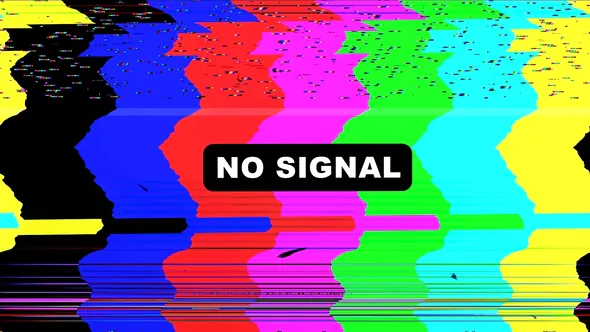
#> input picture gui_images/conlost.webp, 590 x 332 px, given in place of batch16frame2386.jpg, which was not available
$ python Contour_detection.py
#> lines starting #> are read from the running program, lines starting #| are printed output that depends on the picture; after the words box and inside, x2 and y2 are one past the last pixel; in counts of white or black regions, pixels touching at a corner belong together; pictures that were not available may be replaced by others from this repository, and a replacement may not be noted
import cv2
import numpy as np
camera = cv2.VideoCapture(0)
camera.set(3,416)
camera.set(4,416)


def stackImages(scale, imgArray):
    rows = len(imgArray)
    cols = len(imgArray[0])
    rowsAvailable = isinstance(imgArray[0],list)
    width = imgArray[0][0].shape[1]
    height = imgArray[0][0].shape[0]
    if rowsAvailable:
        for x in range(0, rows):
            for y in range(0,cols):
                if imgArray[x][y].shape[:2] == imgArray[0][0].shape[:2]:
                    imgArray[x][y] = cv2.resize(imgArray[x][y],(0,0),None,scale, scale )
                else:
                    imgArray[x][y] = cv2.resize(imgArray[x][y], (imgArray[0][0].shape[1], imgArray[0][0].shape[0]), None, scale, scale)

                if len(imgArray[x][y].shape) == 2:
                    imgArray[x][y]= cv2.cvtColor(imgArray[x][y], cv2.COLOR_GRAY2BGR)
        imageBlank = np.zeros((height, width, 3), np.uint8)
        hor = [imageBlank]*rows
        for x in range(0, rows):
            hor[x] = np.hstack(imgArray[x])
        ver = np.vstack(hor)
    else:
        for x in range(0, rows):
            if imgArray[x].shape[:2] == imgArray[0].shape[:2]:
                imgArray[x] = cv2.resize(imgArray[x], (0,0), None, scale, scale)
            else:
                imgArray[x] = cv2.resize(imgArray[x], (imgArray[0].shape[1], imgArray[0].shape[0]), None, scale, scale)
            if len(imgArray[x].shape) ==2:
                imgArray[x] = cv2.cvtColor(imgArray[x], cv2.COLOR_GRAY2BGR)
        hor = np.hstack(imgArray)
        ver = hor
    return ver
def empty(a):
    pass
def getContours(img, imgContour):
    contours, hierarchy = cv2.findContours(img, cv2.RETR_EXTERNAL, cv2.CHAIN_APPROX_NONE)


    for cnt in contours:
        area = cv2.contourArea(cnt)
        if area>3000:
            cv2.drawContours(cnt, contours, -1, (255,0,255), 7)
            peri = cv2.arcLength(cnt, True)
            approx = cv2.approxPolyDP(cnt, 0.02*peri, True)
            x,y,w,h = cv2.boundingRect(approx)
            cv2.rectangle(imgContour, (x,y), (x+w,y+h),(0,255,0),2)
##TrackBars
cv2.namedWindow("Parameters")
cv2.resizeWindow("Parameters", 416,416)
cv2.createTrackbar("Threshold1", "Parameters", 120, 255, empty)
cv2.createTrackbar("Threshold2", "Parameters", 255, 255, empty)


while True:
    #success , img = camera.read()
    img=cv2.imread('./example_photos/batch16frame2386.jpg')
#> img is the input picture: shape (332, 590, 3); mean B, G, R 123.2, 117.4, 109


    threshold1 = cv2.getTrackbarPos("Threshold1", "Parameters")
    threshold2 = cv2.getTrackbarPos("Threshold2", "Parameters")
    imgContour = img.copy()
    imgBlur = cv2.GaussianBlur(img, (7,7),1)
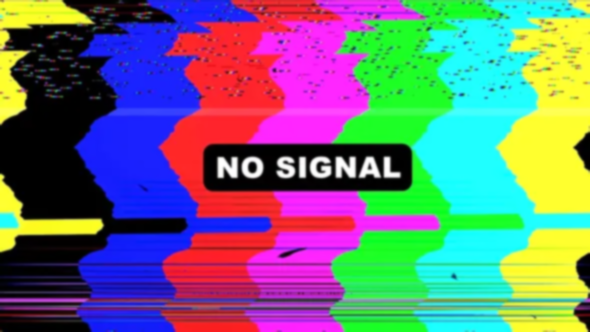
#> imgBlur: shape (332, 590, 3); mean B, G, R 123.2, 117.4, 109
    imgGray = cv2.cvtColor(imgBlur, cv2.COLOR_BGR2GRAY)
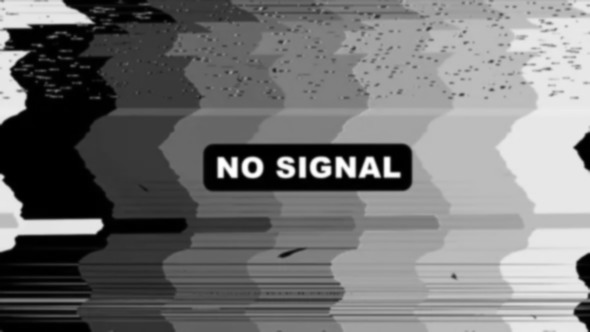
#> imgGray: shape (332, 590); min 0, max 255, mean 115.6
    imgCanny = cv2.Canny(imgBlur, threshold1, threshold2)
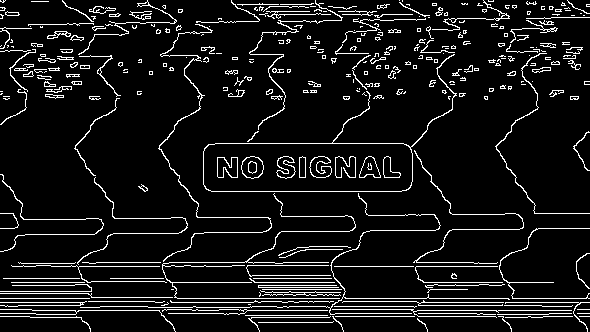
#> imgCanny: shape (332, 590); 8.5% white in thin lines or dots

    kernel = np.ones((5,5))
    imgDil = cv2.dilate(imgCanny, kernel, iterations=1)
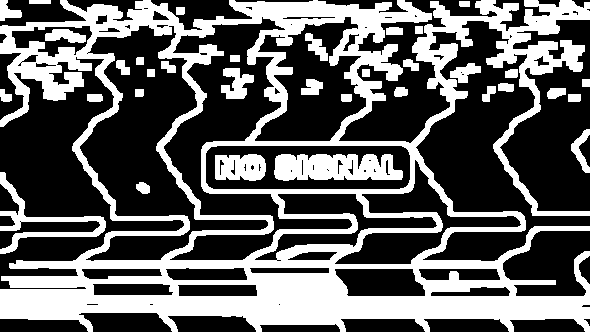
#> imgDil: shape (332, 590); 37.7% white; 35 white regions

    getContours(imgDil, imgContour)
#> in getContours, `contours, hierarchy = cv2.findContours(img, cv2.RETR_EXTERNAL, cv2.CHA..`: contours = 21 contours; largest, box (x1, y1, x2, y2) and area: (0, 0, 590, 332) 124008, (0, 172, 106, 254) 1408, (571, 129, 590, 173) 304, (450, 63, 481, 83) 304, (0, 0, 22, 21) 226
#> the loop in getContours, `for cnt in contours:` made 21 passes
#> (area, peri, x, y, w, h) on pass 19: (124008.5, 10954.9, 0, 0, 590, 332)
#> area on passes 1 to 6: 1407.5, 303.5, 83.5, 100.5, 90, 143
#> after the loop in getContours, `for cnt in contours:`:
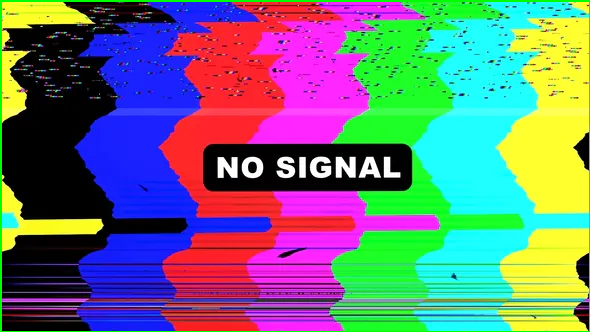
#> imgContour: shape (332, 590, 3); 1.41% of pixels changed, all inside (x1, y1, x2, y2) = (0, 0, 590, 332)


    imgStack = stackImages(0.5, ([img, imgGray, imgCanny],
                                 [imgDil, imgContour, imgContour]))
#> after the loop in stackImages, `for x in range(0, rows):`: hor = 2 items
#> in stackImages, `ver = np.vstack(hor)`:
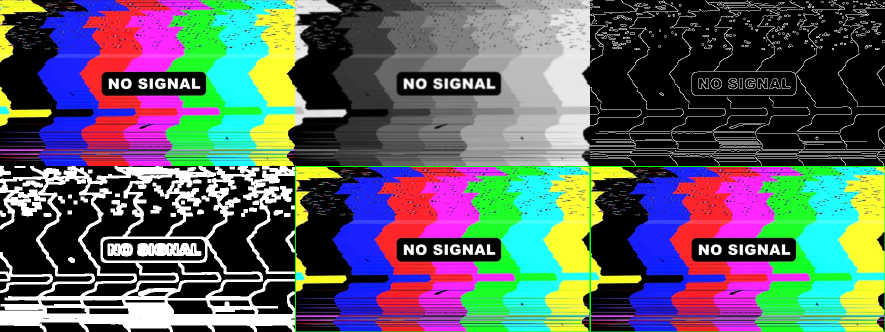
#> ver: shape (332, 885, 3); mean of channels 0, 1, 2 100.2, 98.3, 92.9; drawn as B, G, R

    cv2.imshow("Result", imgStack)

    if cv2.waitKey(1) & 0xFF == ord('q'):
#> (key q is pressed here)
        break
